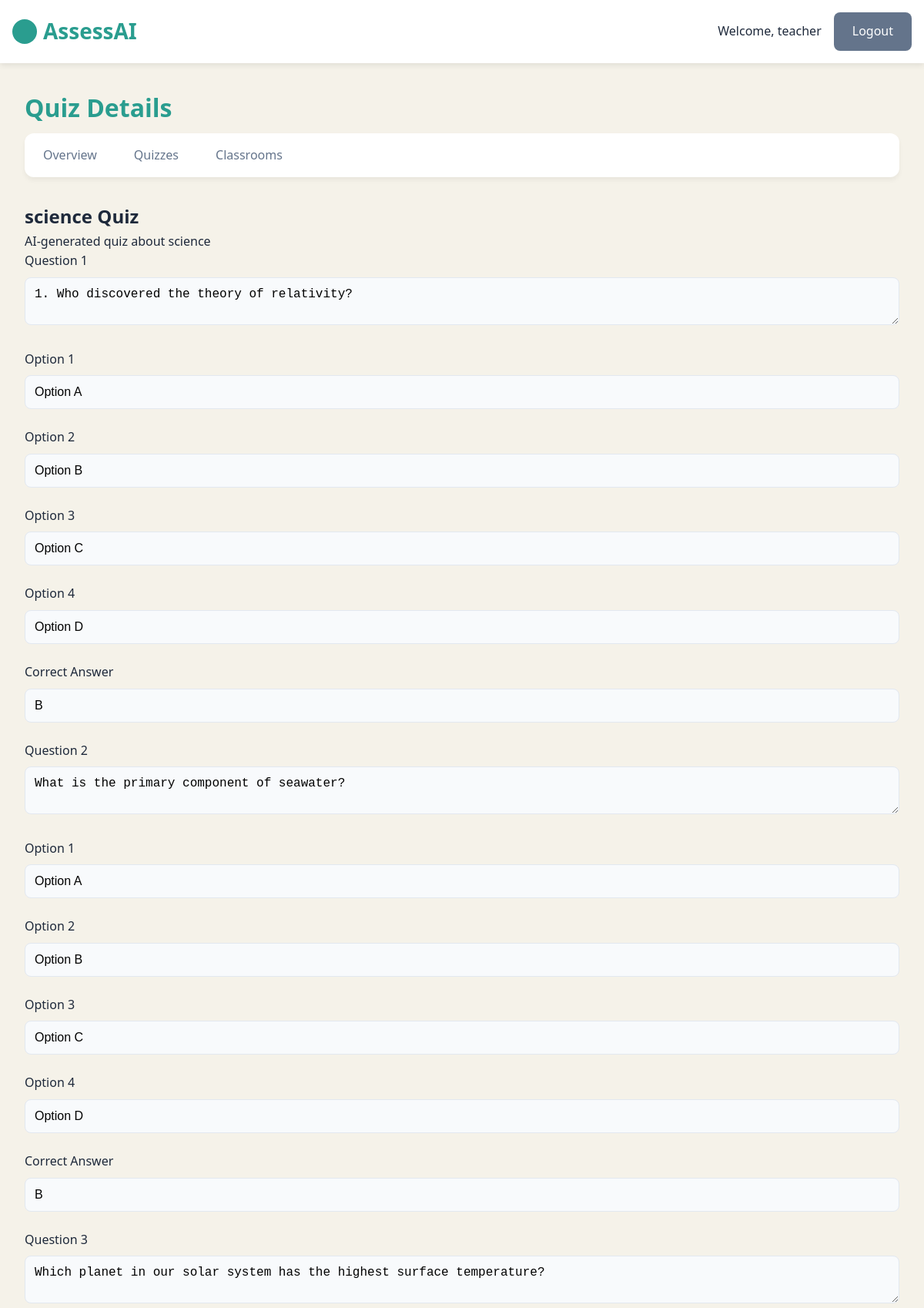
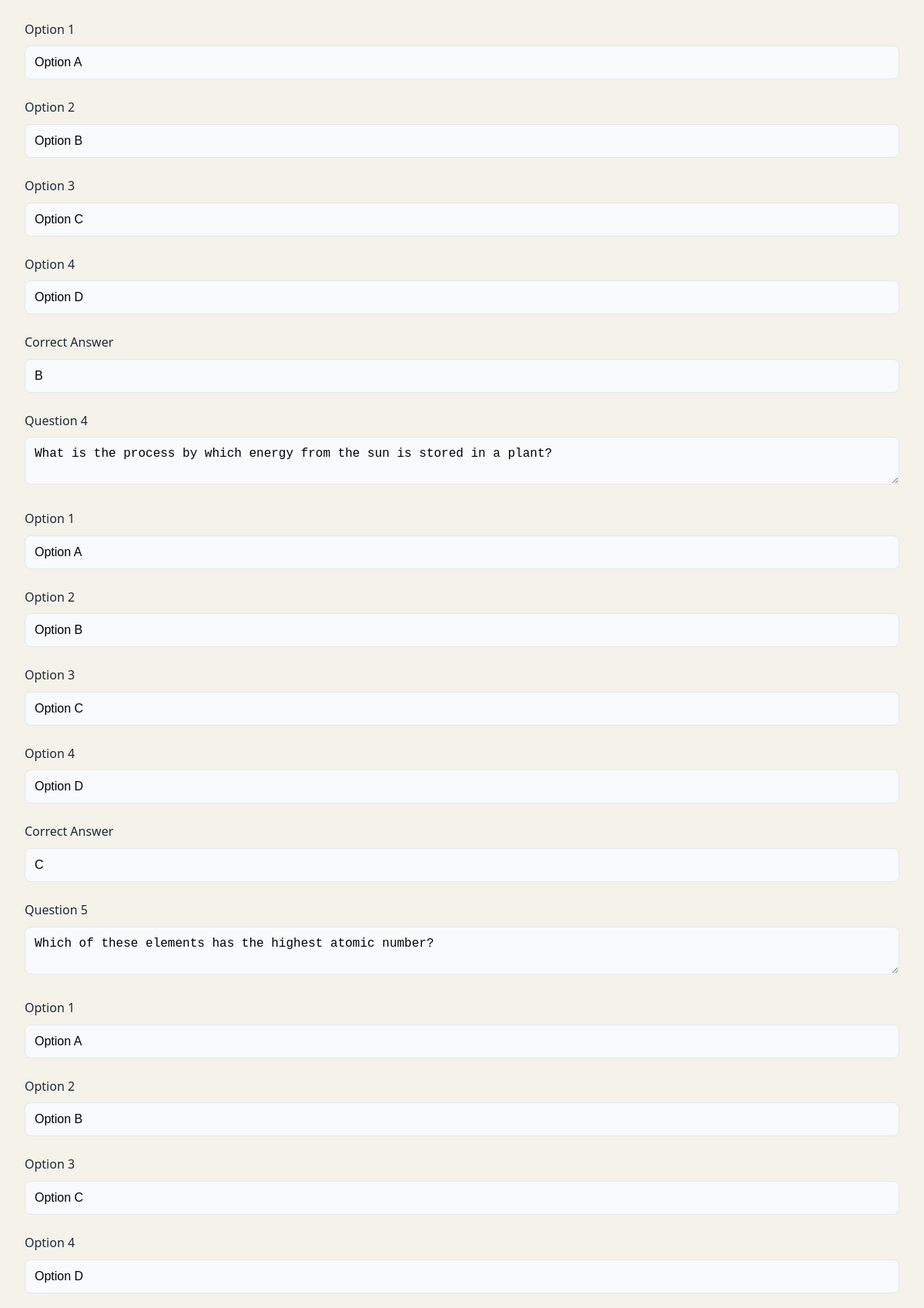
The page /quiz/1 (signed in, upper part) on the database its author committed (2 pictures, top to bottom).
### models.py (models this page shows)
class Quiz(db.Model):
    id = db.Column(db.Integer, primary_key=True)
    title = db.Column(db.String(100), nullable=False)
    description = db.Column(db.Text)
    created_date = db.Column(db.DateTime, default=datetime.utcnow)
    difficulty = db.Column(db.String(20), default='medium')
    teacher_id = db.Column(db.Integer, db.ForeignKey('user.id'), nullable=False)
    questions = db.relationship('Question', backref='quiz', lazy='select')
    assigned_classrooms = db.relationship(
        'Classroom',
        secondary=quiz_classroom,
        backref=db.backref('assigned_quizzes', lazy='select')
    )
    assignments = db.relationship('QuizAssignment', back_populates='quiz')

class Question(db.Model):
    id = db.Column(db.Integer, primary_key=True)
    quiz_id = db.Column(db.Integer, db.ForeignKey('quiz.id'), nullable=False)
    text = db.Column(db.Text, nullable=False)
    options = db.Column(db.Text)  # Comma-separated
    correct_answer = db.Column(db.String(100), nullable=False)

### app.py (the view)
@app.route('/quiz/<int:quiz_id>')
@teacher_required
def quiz_details(quiz_id):
    quiz = Quiz.query.options(
        db.joinedload(Quiz.questions),
        db.joinedload(Quiz.assignments).joinedload(QuizAssignment.classroom)
    ).get_or_404(quiz_id)
    if quiz.teacher_id != session['user_id']:
        flash('You do not have permission to view this quiz', 'error')
        return redirect(url_for('quizzes'))
    return render_template('quiz_details.html', quiz=quiz)

### app.py (called while the page is built)
def teacher_required(f):
    @wraps(f)
    def decorated_function(*args, **kwargs):
        if 'user_id' not in session or session['user_type'] != 'teacher':
            flash('Teacher access required', 'error')
            return redirect(url_for('login'))
        return f(*args, **kwargs)
    return decorated_function

### templates/quiz_details.html (shortened to what this page needs)
{% extends 'base.html' %}
{% block content %}
<div class="dashboard-container">
    <h1 class="dashboard-title">Quiz Details</h1>
    <nav class="dashboard-nav">
        <ul>
            <li><a href="{{ url_for('teacher_dashboard') }}">Overview</a></li>
            <li><a href="{{ url_for('quizzes') }}">Quizzes</a></li>
            <li><a href="{{ url_for('classrooms') }}">Classrooms</a></li>
        </ul>
    </nav>
    <div class="quiz-details">
        <h2>{{ quiz.title }}</h2>
        <p class="quiz-description">{{ quiz.description }}</p>
        <div class="questions-container">
            {% for question in quiz.questions %}
            <div class="question-card">
                <div class="form-group">
                    <label>Question {{ loop.index }}</label>
                    <textarea readonly>{{ question.text }}</textarea>
                </div>
                <div class="options-group">
                    {% for option in question.options.split(',') %}
                    <div class="form-group">
                        <label>Option {{ loop.index|upper }}</label>
                        <input type="text" value="{{ option }}" readonly>
                    </div>
                    {% endfor %}
                </div>
                <div class="form-group">
                    <label>Correct Answer</label>
                    <input type="text" value="{{ question.correct_answer }}" readonly>
                </div>
            </div>
            {% endfor %}
        </div>
    </div>
</div>
{% endblock %}

### static/css/styles.css (style rules this page uses)
:root { --primary-color: #2A9D8F; --primary-hover: #238277; --secondary-color: #64748b; --background-light: #f5f2e9; --text-color: #1e293b; --accent-color: #e3a046; --error-color: #ef4444; --success-color: #10b981; }
* { box-sizing: border-box; margin: 0; padding: 0; }
body { font-family: 'Segoe UI', system-ui, sans-serif; line-height: 1.6; color: var(--text-color); background-color: var(--background-light); min-height: 100vh; }
.form-group { margin-bottom: 1.5rem; }
.form-group label { display: block; margin-bottom: 0.5rem; font-weight: 500; color: var(--text-color); }
.form-group input, .form-group textarea, .form-group select { width: 100%; padding: 0.75rem; border: 1px solid #e2e8f0; border-radius: 0.5rem; font-size: 1rem; transition: all 0.2s; background-color: #f8fafc; }
.dashboard-container { padding: 2rem; max-width: 1200px; margin: 0 auto; }
.dashboard-title { font-size: 2rem; font-weight: 700; color: var(--primary-color); margin-bottom: 0.5rem; }
.dashboard-nav { background: white; border-radius: 0.75rem; padding: 0.5rem; margin-bottom: 2rem; box-shadow: 0 4px 6px rgba(0,0,0,0.05); }
.dashboard-nav ul { list-style: none; display: flex; gap: 1rem; }
.dashboard-nav li { padding: 0.5rem 0; }
.dashboard-nav li a { color: var(--secondary-color); text-decoration: none; padding: 0.5rem 1rem; border-radius: 0.5rem; transition: all 0.2s; }

### rows shown on the page
Quiz: title "science Quiz", description "AI-generated quiz about science"
Question: text "1. Who discovered the theory of relativity?", option "Option A" "Option B" "Option C" "Option D", correct_answer "B"
Question: text "What is the primary component of seawater?", option "Option A" "Option B" "Option C" "Option D", correct_answer "B"
Question: text "Which planet in our solar system has the highest surface temperature?", option "Option A" "Option B" "Option C" "Option D", correct_answer "B"
Question: text "What is the process by which energy from the sun is stored in a plant?", option "Option A" "Option B" "Option C" "Option D", correct_answer "C"
Question: text "Which of these elements has the highest atomic number?", option "Option A" "Option B" "Option C" "Option D"

### other values the page prints
{{ session.get('name') }} "teacher"
